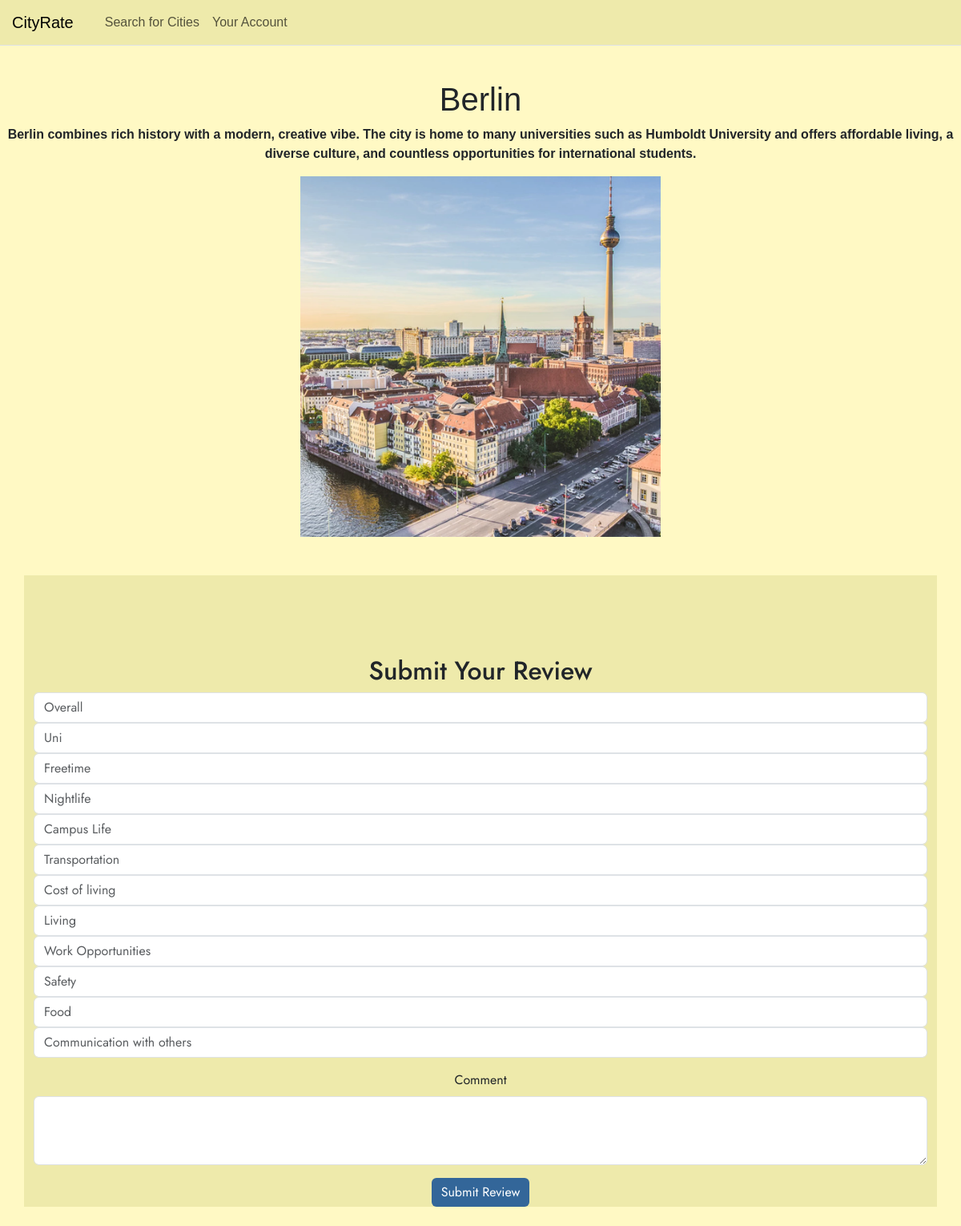
The app's page /review/Berlin (signed in) with its own data.
### tables this page shows
CREATE TABLE city (
    name TEXT PRIMARY KEY NOT NULL,
    description TEXT NOT NULL,
    image_path TEXT
);

### app.py (the view, shortened to what this page needs)
@app.route('/review/<city_name>', methods=['GET', 'POST'])
@login_required
def review(city_name): #cityname wird übergeben
    if not city_name:
        return "No city chosen", 400
    db_con = get_db_con()
    form = ReviewForm()
    city = db_con.execute(
        'SELECT * FROM city WHERE LOWER(name) = LOWER(?)',
        (city_name.lower(),)
    ).fetchone()
    return render_template('review.html', city=city, form=form)

### app.py (called while the page is built)
@login_manager.user_loader #Flask-Login decorator, um eingeloggten Benutzer zu laden
def load_user(user_id):
    return User.get(user_id) #User mit ID wird aus Datenbank geholt

    @staticmethod
    def get(user_id):
        db_con = get_db_con()
        getuser = db_con.execute(
            'SELECT * FROM user WHERE id = ?', (user_id,)).fetchone()
        if getuser:
            return User(id=getuser['id'],username= getuser['username'], password=getuser['password'] )
        return None

### db.py (called while the page is built)
def get_db_con(pragma_foreign_keys = True):
    if 'db_con' not in g:
        g.db_con = sqlite3.connect(
            current_app.config['DATABASE'],
            detect_types=sqlite3.PARSE_DECLTYPES
        )
        g.db_con.row_factory = sqlite3.Row
        if pragma_foreign_keys:
            g.db_con.execute('PRAGMA foreign_keys = ON;')
    return g.db_con

def close_db_con(e=None):
    db_con = g.pop('db_con', None)
    if db_con is not None:
        db_con.close()

### templates/review.html (shortened to what this page needs)
{% from 'bootstrap5/nav.html' import render_nav_item %}
<!DOCTYPE html>
<html>
<head>
    {{ bootstrap.load_css() }}
<link rel="stylesheet" href="{{ url_for('static', filename='css/style.css') }}">
</head>
<body style ="padding-top: 100px; background-color: #fff9c4; font-family: 'Urbanist', sans-serif;">
  <nav class="navbar navbar-expand-xl border-bottom mb-3 fixed-top">
        <div class="container-fluid px-0">
            <a class="navbar-brand" href="{{ url_for('home') }}"  style ="padding-left: 15px;" >CityRate</a>
            <div class="collapse navbar-collapse" id="menu">
    <ul class="navbar-nav me-auto mb-2 mb-lg-0" style="padding-left: 15px;">
        {{ render_nav_item('search', 'Search for Cities') }}
        {{ render_nav_item('profile', 'Your Account') }}
    </ul>
</div>
        </div>
    </nav>
    <header>
        <h1>{{ city['name'] }}</h1>
        <p class="fw-bold mb-3 text-center">{{ city['description'] }}</p>
       <img src="{{ url_for('static', filename='images/' ~ city['image_path']) }}" alt="{{ city['name'] }}" class="city-image">
    </header>
    <main class="container mt-5">
    <h2 class="text-center">Submit Your Review</h2>
    <form method="POST" class="mb-4">
        <div class="mb-3">
            {{ form.overall_rating(class="form-control", placeholder="Overall", min=1, max=5) }}
            {{ form.uni_rating(class="form-control", placeholder="Uni", min=1, max=5) }}
            {{ form.freetime_rating(class="form-control", placeholder="Freetime", min=1, max=5) }}
            {{ form.nightime_rating(class="form-control", placeholder="Nightlife", min=1, max=5) }}
            {{ form.campus_life_rating(class="form-control", placeholder="Campus Life", min=1, max=5) }}
            {{ form.transportation_rating(class="form-control", placeholder="Transportation", min=1, max=5) }}
            {{ form.cost_rating(class="form-control", placeholder="Cost of living", min=1, max=5) }}
            {{ form.living_rating(class="form-control", placeholder="Living", min=1, max=5) }}
            {{ form.workopportunities_rating(class="form-control", placeholder="Work Opportunities",  min=1, max=5) }}
            {{ form.safety_rating(class="form-control", placeholder="Safety", min=1, max=5) }}
            {{ form.food_rating(class="form-control", placeholder="Food", min=1, max=5) }}
            {{ form.comunication_rating(class="form-control", placeholder="Communication with others", min=1, max=5) }}
        </div>
        <div class="mb-3">
            {{ form.comment.label(class="form-label") }}
            {{ form.comment(class="form-control", rows=3) }}
        </div>
        <button type="submit" class="btn custom-button1">{{ form.submit.label.text }}
        </button>
    </form>
</main>
</body>
</html>

### static/css/style.css (style rules this page uses)
h1, h2, h3, h4, h5, h6 { text-align: center; }
body { padding-top: 100px; background-color: #EEEAAB; font-family: 'Jost', sans-serif; }
main { background-color: #EEEAAB; font-family: 'Jost', sans-serif; text-align: center; padding-top: 100px; }
nav.navbar { background-color: #EEEAAB; opacity: 1; }
.custom-button1 { background-color: #336699; color: white; border: none; }

### templates/review.html (style rules this page uses)
.city-image { width: 450px; height: 450px; object-fit: cover; display: block; margin: 0 auto; }

### records on screen
city: name "Berlin", description "Berlin combines rich history with a modern, creative vibe. The city is home to many universities such as Humboldt University and offers affordable living, a diverse culture, and countless opportunities for international students.", image_path (picture)

### other values on screen
{{ render_nav_item('search', 'Search for Cities') }} "Search for Cities"
{{ render_nav_item('profile', 'Your Account') }} "Your Account"
